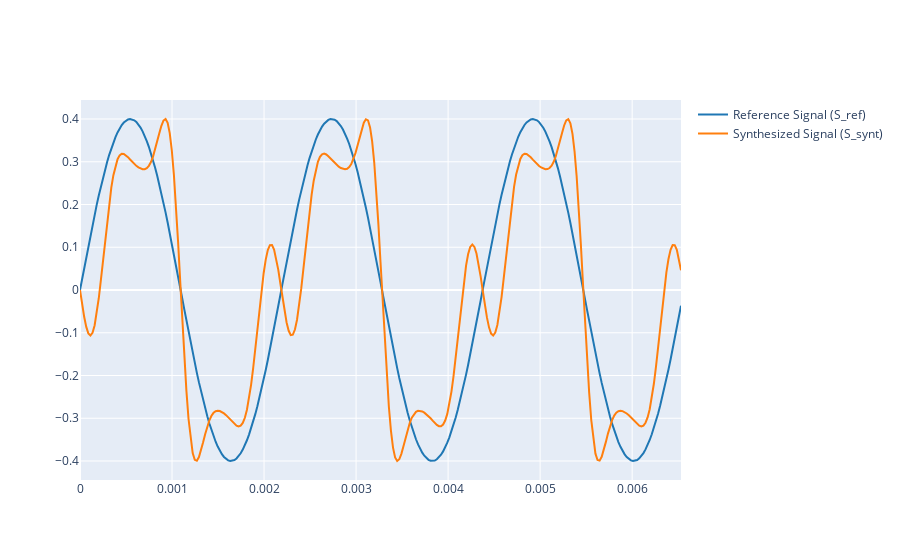

Notebook code cell kept with this figure:
### Code cell
# Write the code here
fs=44100
duration=1.0
t=numpy.arange(0,duration, 1.0/fs)
A = 0.4
amplitude=A
f0 = 457.12
fs = 44100
phi=3*np.pi/2   
S_synt = synthesize(f0, phi, weights, t,A)

S_ref = A * np.sin(2 * np.pi * f0 * t)
S_synt = synthesize(f0, phi, weights, t,A)

period = 1.0/f0
t_start = 0.0 
t_end = t_start + 3*period 
plot_signals([S_ref, S_synt], fs, 
             t_start=t_start, 
             t_end=t_end, 
             name=["Reference Signal (S_ref)", "Synthesized Signal (S_synt)"])

### Figure 1 — Plotly figure (JSON) as saved in the notebook; plotly's stock layout.template omitted (floating-point values rounded to 4 significant figures; data arrays with more than 128 entries replaced by an {"elided": "..."} marker saying what was removed)
{"data": [{"line": {"color": "#1f77b4", "shape": "linear"}, "mode": "lines", "name": "Reference Signal (S_ref)", "type": "scatter", "x": {"elided": "289 float values"}, "y": {"elided": "289 float values"}}, {"line": {"color": "#ff7f0e", "shape": "linear"}, "mode": "lines", "name": "Synthesized Signal (S_synt)", "type": "scatter", "x": {"elided": "289 float values"}, "y": {"elided": "289 float values"}}], "layout": {}}
